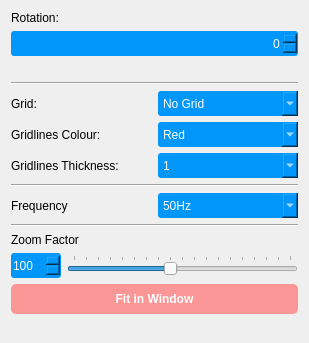
               <widget class="QWidget" name="toolDisplay">
                <property name="geometry">
                 <rect>
                  <x>0</x>
                  <y>0</y>
                  <width>309</width>
                  <height>343</height>
                 </rect>
                </property>
                <attribute name="label">
                 <string>Display</string>
                </attribute>
                <layout class="QVBoxLayout" name="verticalLayout_7">
                 <item>
                  <widget class="QLabel" name="labelZoomFactor_2">
                   <property name="text">
                    <string>Rotation:</string>
                   </property>
                  </widget>
                 </item>
                 <item>
                  <widget class="QSpinBox" name="spinRotation">
                   <property name="minimumSize">
                    <size>
                     <width>50</width>
                     <height>25</height>
                    </size>
                   </property>
                   <property name="styleSheet">
                    <string notr="true">QSpinBox{	
background-color : rgb(0, 150, 250);
color:rgb(255, 255, 255);
font: 10pt &quot;Segoe UI&quot;;
border-radius: 3px;
}</string>
                   </property>
                   <property name="alignment">
                    <set>Qt::AlignRight|Qt::AlignTrailing|Qt::AlignVCenter</set>
                   </property>
                   <property name="maximum">
                    <number>270</number>
                   </property>
                   <property name="singleStep">
                    <number>90</number>
                   </property>
                  </widget>
                 </item>
                 <item>
                  <spacer name="horizontalSpacer_3">
                   <property name="orientation">
                    <enum>Qt::Horizontal</enum>
                   </property>
                   <property name="sizeHint" stdset="0">
                    <size>
                     <width>351</width>
                     <height>20</height>
                    </size>
                   </property>
                  </spacer>
                 </item>
                 <item>
                  <widget class="Line" name="line_17">
                   <property name="orientation">
                    <enum>Qt::Horizontal</enum>
                   </property>
                  </widget>
                 </item>
                 <item>
                  <layout class="QHBoxLayout" name="horizontalLayout">
                   <item>
                    <widget class="QLabel" name="labelOverlay_2">
                     <property name="text">
                      <string>Grid:</string>
                     </property>
                    </widget>
                   </item>
                   <item>
                    <widget class="QComboBox" name="comboGrid">
                     <property name="minimumSize">
                      <size>
                       <width>0</width>
                       <height>25</height>
                      </size>
                     </property>
                     <property name="styleSheet">
                      <string notr="true">QComboBox{	
background-color : rgb(0, 150, 250);
color:rgb(255, 255, 255);
font: 10pt &quot;Segoe UI&quot;;
border-radius: 3px;
}</string>
                     </property>
                     <item>
                      <property name="text">
                       <string>No Grid</string>
                      </property>
                     </item>
                     <item>
                      <property name="text">
                       <string>2x2</string>
                      </property>
                     </item>
                     <item>
                      <property name="text">
                       <string>3x3</string>
                      </property>
                     </item>
                     <item>
                      <property name="text">
                       <string>5x5</string>
                      </property>
                     </item>
                     <item>
                      <property name="text">
                       <string>10x10</string>
                      </property>
                     </item>
                    </widget>
                   </item>
                  </layout>
                 </item>
                 <item>
                  <layout class="QHBoxLayout" name="horizontalLayout_9">
                   <item>
                    <widget class="QLabel" name="labelOverlay_3">
                     <property name="text">
                      <string>Gridlines Colour:</string>
                     </property>
                    </widget>
                   </item>
                   <item>
                    <widget class="QComboBox" name="comboPenColour">
                     <property name="minimumSize">
                      <size>
                       <width>0</width>
                       <height>25</height>
                      </size>
                     </property>
                     <property name="styleSheet">
                      <string notr="true">QComboBox{	
background-color : rgb(0, 150, 250);
color:rgb(255, 255, 255);
font: 10pt &quot;Segoe UI&quot;;
border-radius: 3px;
}</string>
                     </property>
                     <item>
                      <property name="text">
                       <string>Red</string>
                      </property>
                     </item>
                     <item>
                      <property name="text">
                       <string>Green</string>
                      </property>
                     </item>
                     <item>
                      <property name="text">
                       <string>Blue</string>
                      </property>
                     </item>
                     <item>
                      <property name="text">
                       <string>White</string>
                      </property>
                     </item>
                     <item>
                      <property name="text">
                       <string>Black</string>
                      </property>
                     </item>
                    </widget>
                   </item>
                  </layout>
                 </item>
                 <item>
                  <layout class="QHBoxLayout" name="horizontalLayout_14">
                   <item>
                    <widget class="QLabel" name="labelOverlay_4">
                     <property name="text">
                      <string>Gridlines Thickness:</string>
                     </property>
                    </widget>
                   </item>
                   <item>
                    <widget class="QComboBox" name="comboPenThick">
                     <property name="minimumSize">
                      <size>
                       <width>0</width>
                       <height>25</height>
                      </size>
                     </property>
                     <property name="styleSheet">
                      <string notr="true">QComboBox{	
background-color : rgb(0, 150, 250);
color:rgb(255, 255, 255);
font: 10pt &quot;Segoe UI&quot;;
border-radius: 3px;
}</string>
                     </property>
                     <item>
                      <property name="text">
                       <string>1</string>
                      </property>
                     </item>
                     <item>
                      <property name="text">
                       <string>2</string>
                      </property>
                     </item>
                     <item>
                      <property name="text">
                       <string>3</string>
                      </property>
                     </item>
                     <item>
                      <property name="text">
                       <string>4</string>
                      </property>
                     </item>
                     <item>
                      <property name="text">
                       <string>5</string>
                      </property>
                     </item>
                     <item>
                      <property name="text">
                       <string>10</string>
                      </property>
                     </item>
                    </widget>
                   </item>
                  </layout>
                 </item>
                 <item>
                  <widget class="Line" name="line_16">
                   <property name="orientation">
                    <enum>Qt::Horizontal</enum>
                   </property>
                  </widget>
                 </item>
                 <item>
                  <layout class="QHBoxLayout" name="horizontalLayout_18">
                   <item>
                    <widget class="QLabel" name="labelOverlay_5">
                     <property name="text">
                      <string>Frequency</string>
                     </property>
                    </widget>
                   </item>
                   <item>
                    <widget class="QComboBox" name="comboFrequency">
                     <property name="minimumSize">
                      <size>
                       <width>0</width>
                       <height>25</height>
                      </size>
                     </property>
                     <property name="styleSheet">
                      <string notr="true">QComboBox{	
background-color : rgb(0, 150, 250);
color:rgb(255, 255, 255);
font: 10pt &quot;Segoe UI&quot;;
border-radius: 3px;
}</string>
                     </property>
                     <property name="currentIndex">
                      <number>0</number>
                     </property>
                     <item>
                      <property name="text">
                       <string>50Hz</string>
                      </property>
                     </item>
                     <item>
                      <property name="text">
                       <string>60 Hz</string>
                      </property>
                     </item>
                     <item>
                      <property name="text">
                       <string>Direct Current</string>
                      </property>
                     </item>
                    </widget>
                   </item>
                  </layout>
                 </item>
                 <item>
                  <widget class="Line" name="line_2">
                   <property name="orientation">
                    <enum>Qt::Horizontal</enum>
                   </property>
                  </widget>
                 </item>
                 <item>
                  <widget class="QLabel" name="labelZoomFactor">
                   <property name="text">
                    <string>Zoom Factor</string>
                   </property>
                  </widget>
                 </item>
                 <item>
                  <layout class="QHBoxLayout" name="horizontalLayout_8">
                   <item>
                    <widget class="QSpinBox" name="spinDisplayZoom">
                     <property name="minimumSize">
                      <size>
                       <width>50</width>
                       <height>25</height>
                      </size>
                     </property>
                     <property name="mouseTracking">
                      <bool>false</bool>
                     </property>
                     <property name="styleSheet">
                      <string notr="true">QSpinBox{	
background-color : rgb(0, 150, 250);
color:rgb(255, 255, 255);
font: 10pt &quot;Segoe UI&quot;;
border-radius: 3px;
}</string>
                     </property>
                     <property name="minimum">
                      <number>20</number>
                     </property>
                     <property name="maximum">
                      <number>400</number>
                     </property>
                     <property name="value">
                      <number>100</number>
                     </property>
                    </widget>
                   </item>
                   <item>
                    <widget class="QSlider" name="sliderDisplayZoom">
                     <property name="mouseTracking">
                      <bool>false</bool>
                     </property>
                     <property name="minimum">
                      <number>20</number>
                     </property>
                     <property name="maximum">
                      <number>200</number>
                     </property>
                     <property name="value">
                      <number>100</number>
                     </property>
                     <property name="tracking">
                      <bool>false</bool>
                     </property>
                     <property name="orientation">
                      <enum>Qt::Horizontal</enum>
                     </property>
                     <property name="invertedControls">
                      <bool>false</bool>
                     </property>
                     <property name="tickPosition">
                      <enum>QSlider::TicksAbove</enum>
                     </property>
                    </widget>
                   </item>
                  </layout>
                 </item>
                 <item>
                  <widget class="QPushButton" name="buttonFitWindow">
                   <property name="minimumSize">
                    <size>
                     <width>0</width>
                     <height>30</height>
                    </size>
                   </property>
                   <property name="styleSheet">
                    <string notr="true">QPushButton{	
background-color :rgb(250, 150, 150);
color:rgb(255, 255, 255);
font: 11pt &quot;Segoe UI&quot;;
font: bold;
border-radius: 5px;
}

QPushButton::pressed{
background-color :rgb(85, 170, 255);
}

QPushButton::checked{
background-color :rgb(0, 170, 255);
}</string>
                   </property>
                   <property name="text">
                    <string>Fit in Window</string>
                   </property>
                   <property name="checkable">
                    <bool>true</bool>
                   </property>
                  </widget>
                 </item>
                 <item>
                  <spacer name="verticalSpacer_2">
                   <property name="orientation">
                    <enum>Qt::Vertical</enum>
                   </property>
                   <property name="sizeHint" stdset="0">
                    <size>
                     <width>20</width>
                     <height>40</height>
                    </size>
                   </property>
                  </spacer>
                 </item>
                </layout>
               </widget>
